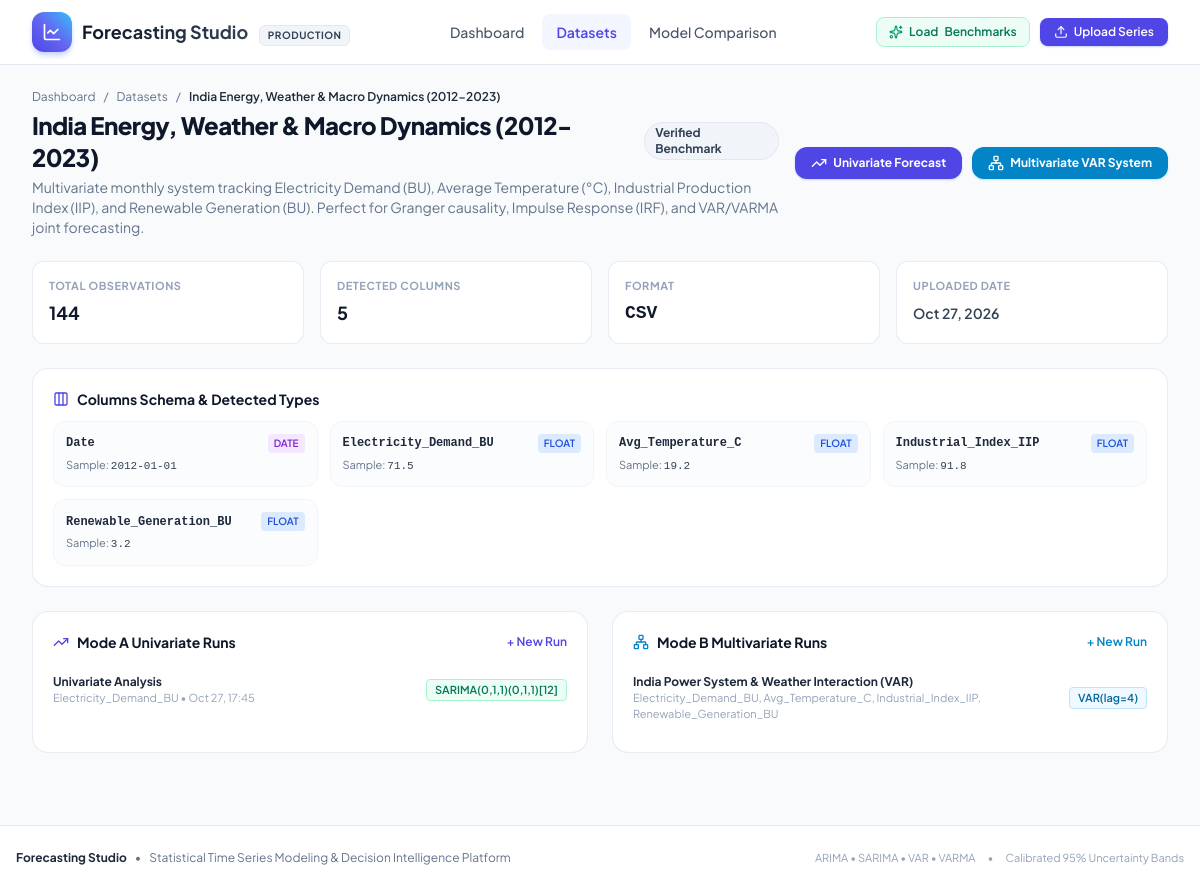
/datasets/2/, run on an earlier commit of the app's database.
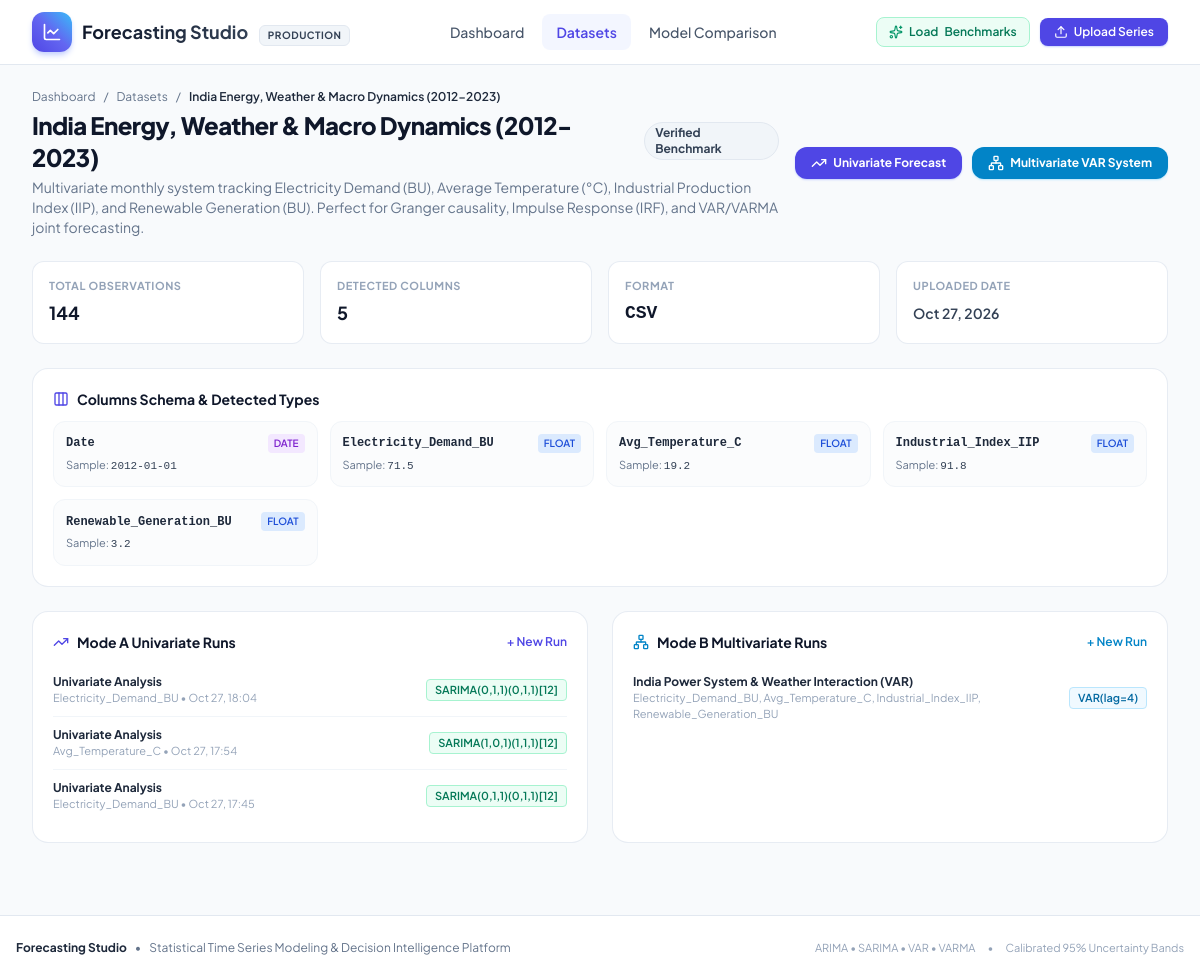
And on a later commit of the database.
### studio/models.py (models this page shows, shortened)
class AnalysisRun(models.Model):
    dataset = models.ForeignKey(Dataset, on_delete=models.CASCADE, related_name='runs')
    run_name = models.CharField(max_length=200, default='Univariate Analysis')
    date_column = models.CharField(max_length=100)
    target_column = models.CharField(max_length=100)
    frequency = models.CharField(max_length=20, default='MS')
    seasonal_period = models.IntegerField(default=12)
    holdout_size = models.IntegerField(default=12)
    forecast_horizon = models.IntegerField(default=12)
    created_at = models.DateTimeField(auto_now_add=True)
    summary_headline = models.CharField(max_length=300, blank=True, default='')
    summary_text = models.TextField(blank=True, default='')
    q1_data_quality = models.JSONField(default=dict)
    q2_decomposition = models.JSONField(default=dict)
    q3_stationarity = models.JSONField(default=dict)
    q4_acf_pacf = models.JSONField(default=dict)
    q5_best_model = models.JSONField(default=dict)
    q6_residuals = models.JSONField(default=dict)
    q7_forecast = models.JSONField(default=dict)
    warnings = models.JSONField(default=list)
    class Meta:
        ordering = ['-created_at']
    @property
    def best_candidate(self):
        return self.candidates.filter(is_best=True).first() or self.candidates.first()

class ModelCandidate(models.Model):
    run = models.ForeignKey(AnalysisRun, on_delete=models.CASCADE, related_name='candidates')
    model_name = models.CharField(max_length=100)
    model_family = models.CharField(max_length=50) # AR, MA, ARMA, ARIMA, SARIMA, Baseline
    order_str = models.CharField(max_length=50, blank=True, default='')
    seasonal_order_str = models.CharField(max_length=50, blank=True, default='')
    aic = models.FloatField(null=True, blank=True)
    bic = models.FloatField(null=True, blank=True)
    rmse = models.FloatField(null=True, blank=True)
    mae = models.FloatField(null=True, blank=True)
    mape = models.FloatField(null=True, blank=True)
    rank = models.IntegerField(default=99)
    is_best = models.BooleanField(default=False)
    fit_success = models.BooleanField(default=True)
    notes = models.TextField(blank=True, default='')
    class Meta:
        ordering = ['rank', 'rmse', 'aic']

class MultivariateRun(models.Model):
    dataset = models.ForeignKey(Dataset, on_delete=models.CASCADE, related_name='multivariate_runs')
    run_name = models.CharField(max_length=200, default='Multivariate VAR/VARMA Analysis')
    date_column = models.CharField(max_length=100)
    target_columns = models.JSONField(default=list)
    frequency = models.CharField(max_length=20, default='MS')
    model_type = models.CharField(max_length=20, default='VAR') # VAR or VARMA
    lag_order = models.IntegerField(default=2)
    ma_order = models.IntegerField(default=0)
    forecast_horizon = models.IntegerField(default=12)
    created_at = models.DateTimeField(auto_now_add=True)
    summary_text = models.TextField(blank=True, default='')
    correlation_matrix = models.JSONField(default=dict)
    granger_causality = models.JSONField(default=dict)
    irf_data = models.JSONField(default=dict)
    fevd_data = models.JSONField(default=dict)
    joint_forecast = models.JSONField(default=dict)
    series_history = models.JSONField(default=dict)
    metrics = models.JSONField(default=dict)
    warnings = models.JSONField(default=list)
    class Meta:
        ordering = ['-created_at']

### studio/views.py (the view)
# urls.py: path('datasets/<int:pk>/', views.DatasetDetailView.as_view(), name='dataset_detail'),
class DatasetDetailView(View):
    def get(self, request, pk):
        dataset = get_object_or_404(Dataset, pk=pk)
        preview_rows = []
        preview_cols = []
        try:
            file_path = dataset.file.path
            if dataset.file_type == 'csv':
                df = pd.read_csv(file_path, nrows=10)
            else:
                df = pd.read_excel(file_path, nrows=10)
            preview_cols = list(df.columns)
            preview_rows = df.fillna('').to_dict(orient='records')
        except Exception as e:
            preview_rows = []
        univariate_runs = dataset.runs.all()[:5]
        multivariate_runs = dataset.multivariate_runs.all()[:5]
        context = {
            'dataset': dataset,
            'preview_cols': preview_cols,
            'preview_rows': preview_rows,
            'univariate_runs': univariate_runs,
            'multivariate_runs': multivariate_runs,
        }
        return render(request, 'studio/dataset_detail.html', context)

### studio/models.py (called while the page is built)
    @property
    def columns(self):
        return self.columns_json if isinstance(self.columns_json, list) else []

### templates/studio/dataset_detail.html (shortened to what the changed rows need)
{% extends 'base.html' %}
{% block content %}
<div class="space-y-6">
    <div class="flex flex-col md:flex-row md:items-center justify-between gap-4">
        <div>
            <div class="flex items-center gap-3">
                <h1 class="text-xl sm:text-2xl font-extrabold text-slate-900 tracking-tight">{{ dataset.name }}</h1>
            </div>
        </div>
    </div>
    <div class="bg-white rounded-2xl border border-slate-200/80 p-5 shadow-xs">
        <div class="grid grid-cols-1 sm:grid-cols-2 md:grid-cols-4 gap-3">
            {% for col in dataset.columns %}
            <div class="p-3 rounded-xl border border-slate-100 bg-slate-50/50">
                <div class="flex items-center justify-between mb-1">
                    <span class="font-bold text-xs text-slate-800 font-mono">{{ col.name }}</span>
                    <span class="text-[10px] font-semibold uppercase px-1.5 py-0.5 rounded {% if col.type == 'date' %}bg-purple-100 text-purple-700{% elif col.type == 'float' or col.type == 'numeric' %}bg-blue-100 text-blue-700{% else %}bg-slate-200 text-slate-700{% endif %}">
                        {{ col.type }}
                    </span>
                </div>
                {% if col.sample %}
                <div class="text-[11px] text-slate-500 truncate">Sample: <code class="text-slate-700 font-mono">{{ col.sample }}</code></div>
                {% endif %}
            </div>
            {% endfor %}
        </div>
    </div>
    <div class="grid grid-cols-1 md:grid-cols-2 gap-6">
        <div class="bg-white rounded-2xl border border-slate-200/80 shadow-xs p-5">
            {% if univariate_runs %}
            <div class="divide-y divide-slate-100 text-xs">
                {% for r in univariate_runs %}
                <div class="py-2.5 flex items-center justify-between gap-2">
                    <div>
                        <a href="{% url 'univariate_detail' r.pk %}" class="font-bold text-slate-800 hover:text-indigo-600">
                            {{ r.run_name }}
                        </a>
                        <div class="text-[11px] text-slate-400">{{ r.target_column }} &bull; {{ r.created_at|date:"M d, H:i" }}</div>
                    </div>
                    <span class="px-2 py-0.5 rounded text-[11px] font-semibold bg-emerald-50 text-emerald-700 border border-emerald-200">
                        {{ r.best_candidate.model_name|default:"Evaluated" }}
                    </span>
                </div>
                {% endfor %}
            </div>
            {% else %}
            <p class="text-xs text-slate-400 py-4 text-center">No univariate runs yet. Click "Mode A: Univariate Report" to execute.</p>
            {% endif %}
        </div>
        <div class="bg-white rounded-2xl border border-slate-200/80 shadow-xs p-5">
            {% if multivariate_runs %}
            <div class="divide-y divide-slate-100 text-xs">
                {% for r in multivariate_runs %}
                <div class="py-2.5 flex items-center justify-between gap-2">
                    <div>
                        <a href="{% url 'multivariate_detail' r.pk %}" class="font-bold text-slate-800 hover:text-sky-600">
                            {{ r.run_name }}
                        </a>
                        <div class="text-[11px] text-slate-400">{{ r.target_columns|join:", " }}</div>
                    </div>
                    <span class="px-2 py-0.5 rounded text-[11px] font-semibold bg-sky-50 text-sky-700 border border-sky-200">
                        VAR(lag={{ r.lag_order }})
                    </span>
                </div>
                {% endfor %}
            </div>
            {% else %}
            <p class="text-xs text-slate-400 py-4 text-center">No multivariate runs yet. Click "Mode B: Multivariate VAR" to execute.</p>
            {% endif %}
        </div>
    </div>
</div>
{% endblock %}

What changed in the data, as far as the page shows it:
added AnalysisRun: run_name "Univariate Analysis", target_column "Electricity_Demand_BU", created_at "Oct 27, 18:04", best_candidate.model_name "SARIMA(0,1,1)(0,1,1)[12]"
added AnalysisRun: run_name "Univariate Analysis", target_column "Avg_Temperature_C", created_at "Oct 27, 17:54", best_candidate.model_name "SARIMA(1,0,1)(1,1,1)[12]"
